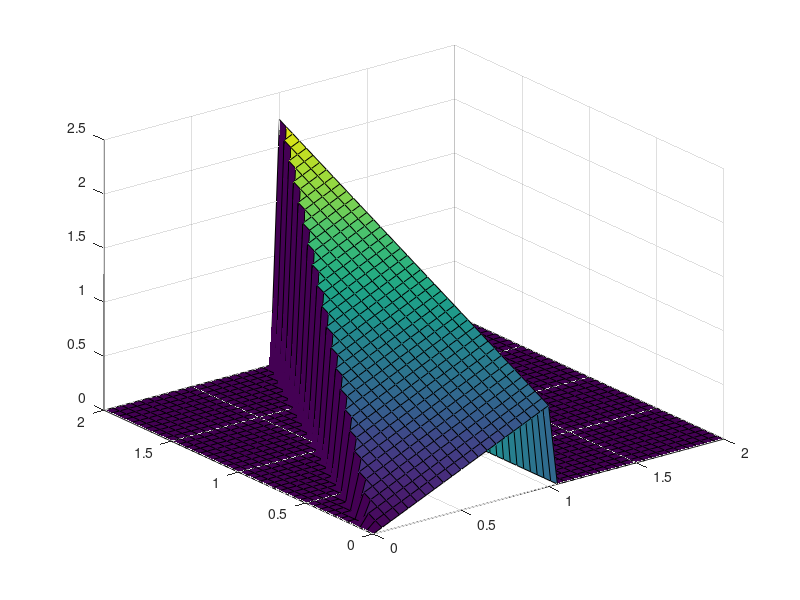
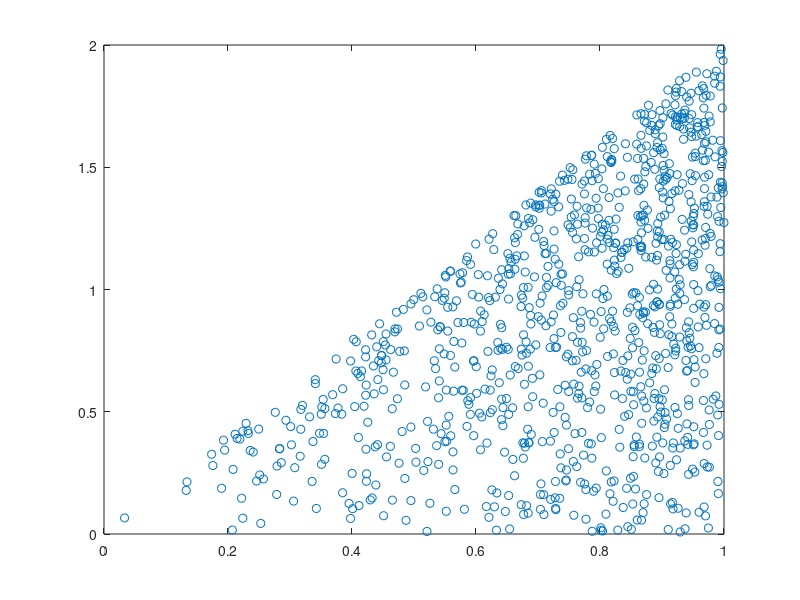

These charts were generated, in order, by the following MATLAB code:
clc
clear all
close all

f_join=@(x,y) (3/4.*(x+y)).*((x<=1) &(x>=0) & (y<=2*x));
%fsurf(f_join,[0,2,0,2])
[X,Y]=meshgrid(0:0.05:2);
figure
surf(X,Y,f_join(X,Y))

NumberSample=1000;
tic
x=[];y=[];n=0;
while length(x)<NumberSample
    n=n+1;
    u=[rand(1,1),2*rand(1,1),2.25*rand(1,1)];
    if (u(2)<=2*u(1)) && (u(3)<=f_join(u(1),u(2)))
    x=[x,u(1)];
    y=[y,u(2)];
    end
end    
toc

figure
plot(x,y,'o')
axis([0,1,0,2])